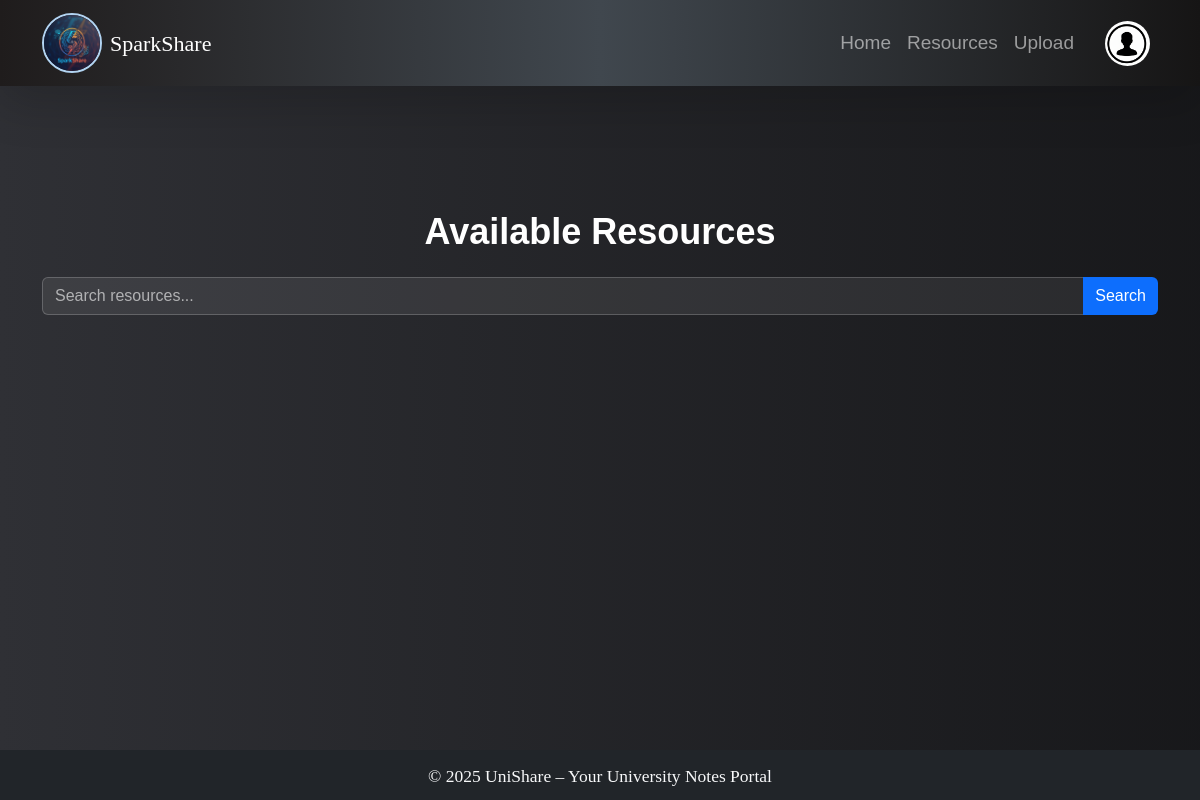
/resources/ (signed in), run on an earlier commit of the app's database.
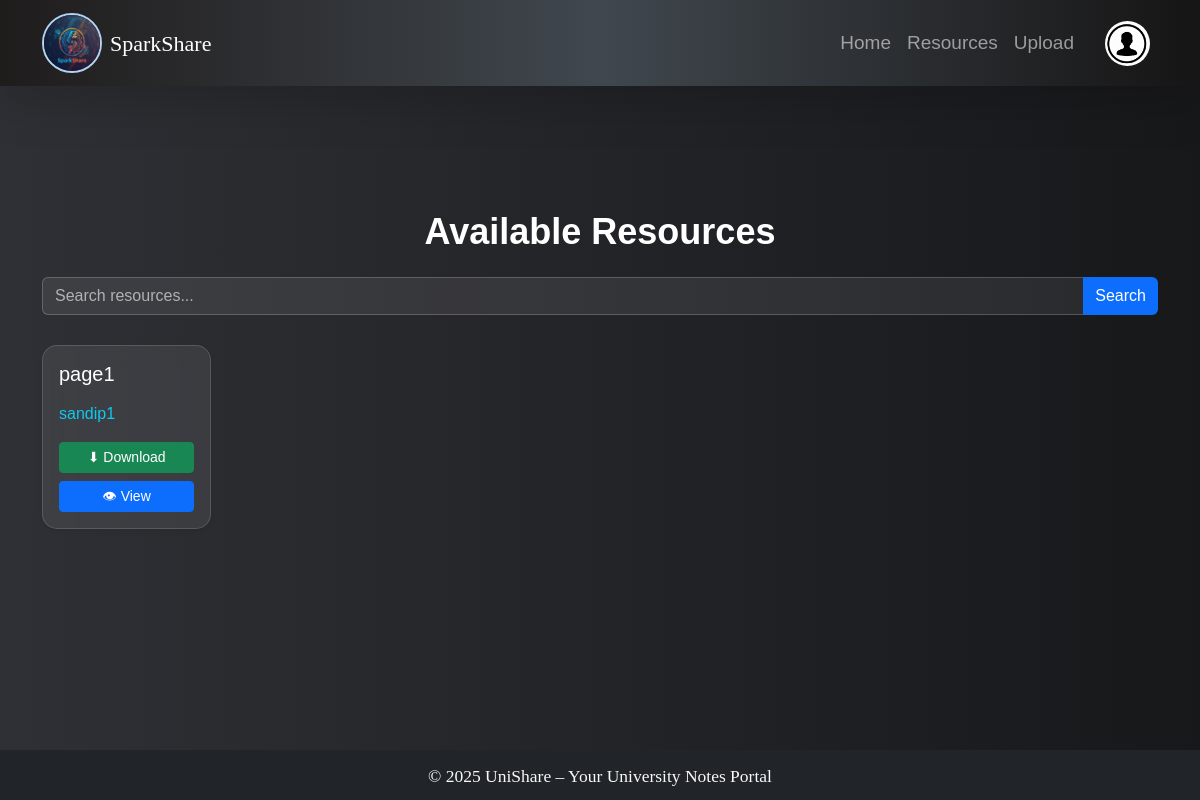
And on a later commit of the database.
### resources/models.py (models this page shows, shortened)
class resources_post(models.Model):
    title = models.CharField(max_length=200)
    subject = models.CharField()
    file = CloudinaryField(resource_type ='raw',folder='pdfs')
    author = models.ForeignKey(User, on_delete=models.CASCADE,null=True)

### resources/views.py (the view)
# urls.py: path('resources/', views.resources_view,name="resource_view"),
def resources_view(request):
    docs = resources_post.objects.all().order_by('-id')
    action = request.GET.get("action")
    file_id = request.GET.get("id")
    if action and file_id:
        doc = get_object_or_404(resources_post, id=file_id)
        if not request.user.is_authenticated:
            messages.error(request, "You must login to access this resource ❌")
            return redirect("resource_view")
        return redirect(doc.file.url)
    return render(request, "resources_view.html", {"docs": docs})

### resources/templates/resources_view.html (shortened to what this page needs)
{% extends "base.html" %}
{% load static %}
{% block css %}
<link rel="stylesheet" href="{% static 'resources/resources.css' %}">
{% endblock %}
{% block content %}
<main class="resources-main">
<div class="container py-4" id="resources-section">
<h2 class="text-center fw-bold mb-4 page-title">
Available Resources
</h2>
<form method="get" id="searchForm" class="input-group mb-4 search-box">
<input
type="text"
id="search-box"
name="q"
class="form-control"
placeholder="Search resources..."
value="{{ request.GET.q }}"
>
<button type="button" class="btn btn-primary">
Search
</button>
</form>
<div class="resource-grid" id="resourceContainer">
{% for doc in docs %}
<div class="resource-item">
<div class="card shadow-sm h-100 resource-card">
<div class="card-body d-flex flex-column gap-2">
<h5 class="resource-title">{{ doc.title }}</h5>
<p class="text-info mb-2 resource-subject">
{{ doc.subject }}
</p>
{% if doc.file %}
{% if user.is_authenticated %}
<a href="{{ doc.file.url }}?fl_attachment=true" class="btn btn-sm btn-success">
⬇ Download
</a>
<a href="{{ doc.file.url }}" target="_blank" class="btn btn-sm btn-primary">
👁 View
</a>
{% endif %}
{% else %}
<span class="text-danger small">
No File Available
</span>
{% endif %}
</div>
</div>
</div>
{% endfor %}
</div>
</main>
{% endblock %}

What changed in the data, as far as the page shows it:
added resources_post: title "page1", subject "sandip1"
